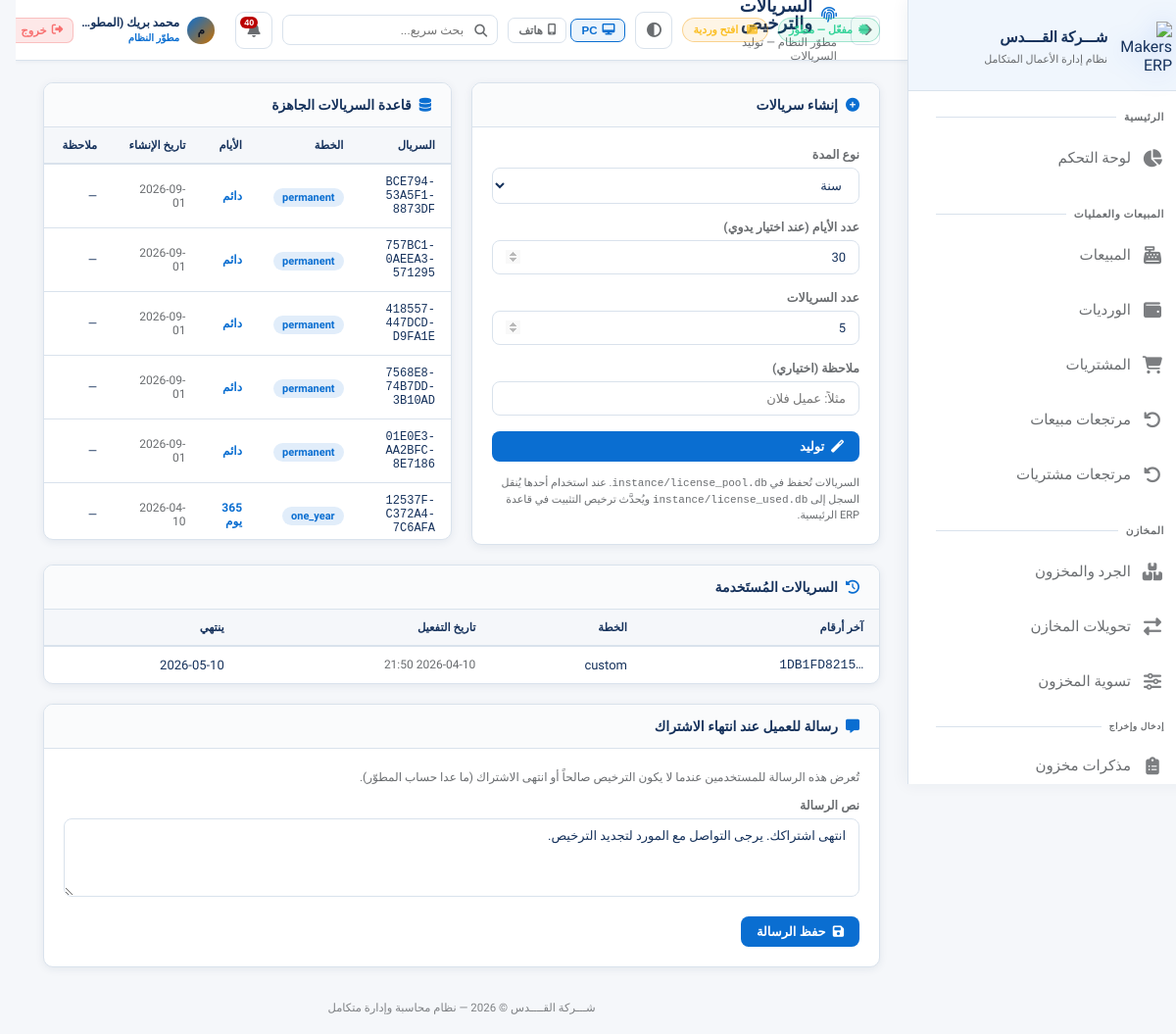
Page /license/admin (signed in) on the earlier database version.
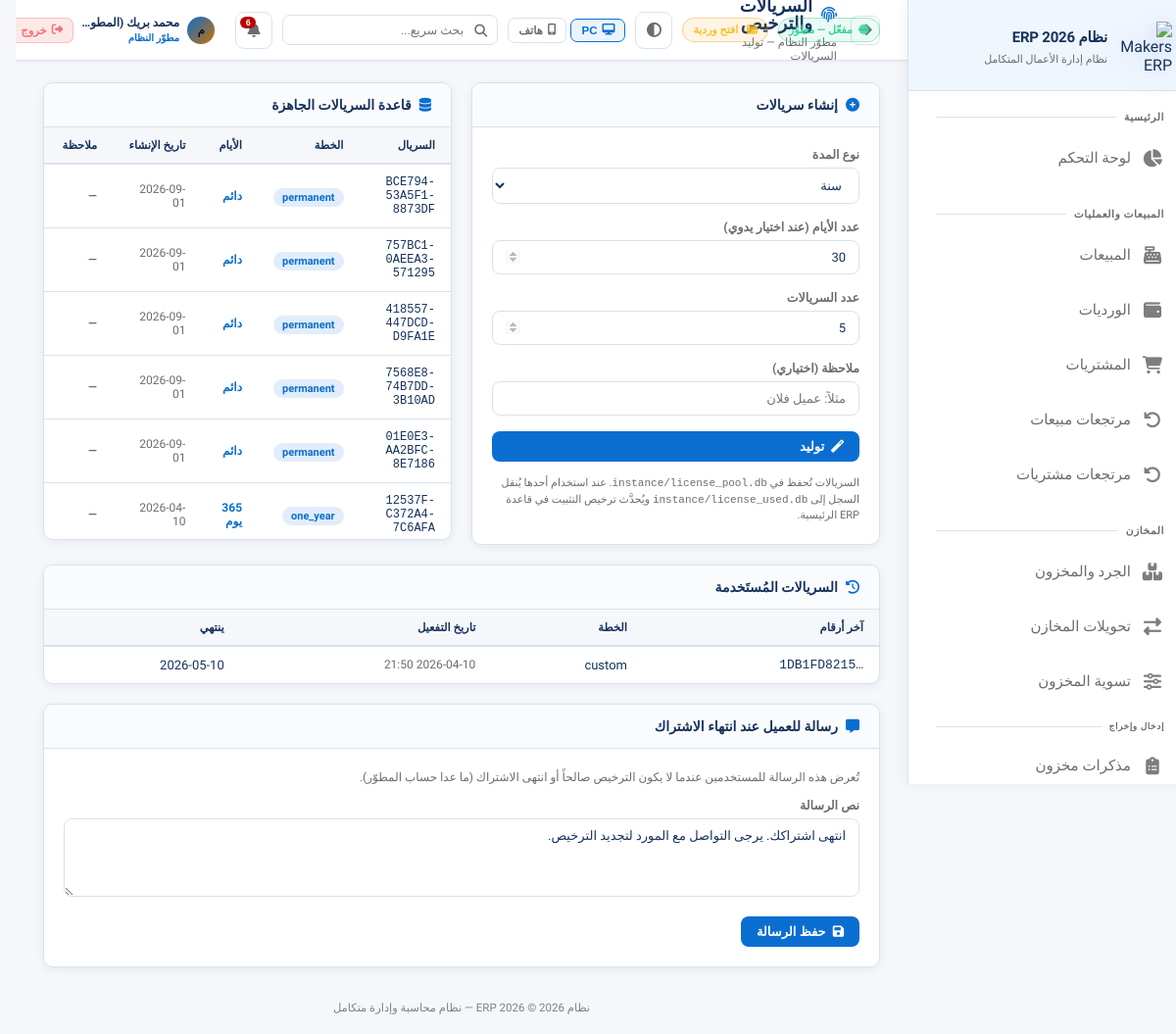
Same page on the later database version.
### app.py (models this page shows)
class AppSetting(db.Model):
    id = db.Column(db.Integer, primary_key=True)
    key = db.Column(db.String(80), unique=True, nullable=False)
    value = db.Column(db.Text)

### app.py (the view)
@app.route('/license/admin')
@login_required
@developer_required
def license_admin():
    pool = LicensePoolSerial.query.order_by(LicensePoolSerial.created_at.desc()).all()
    used = LicenseUsedSerial.query.order_by(LicenseUsedSerial.activated_at.desc()).all()
    return render_template('license_admin.html', pool=pool, used=used)

### app.py (called while the page is built, shortened)
@login_manager.user_loader
def load_user(user_id):
    return User.query.get(int(user_id))

def user_can(user, perm: str) -> bool:
    if not user or not user.is_authenticated:
        return False
    if getattr(user, 'role', None) == 'developer':
        return True

def user_can_approve_transfers(user) -> bool:
    if not user or not user.is_authenticated:
        return False
    if getattr(user, 'role', None) in ('developer', 'admin'):
        return True
    custom = _perm_list_from_user(user)
    if custom is not None:
        return 'transfer_approve' in custom
    return False

def user_can_delete_users_account(user) -> bool:
    if not user or not user.is_authenticated:
        return False
    if getattr(user, 'role', None) == 'developer':
        return True

def permission_keys_for_editor(viewer):
    if not viewer or not getattr(viewer, 'is_authenticated', False):
        return [x for x in PERMISSION_KEYS if x[0] not in DEVELOPER_ONLY_PERMS]
    if getattr(viewer, 'role', None) == 'developer':
        return list(PERMISSION_KEYS)
    return [x for x in PERMISSION_KEYS if x[0] not in DEVELOPER_ONLY_PERMS]

### templates/license_admin.html (shortened to what the changed rows need)
{% extends 'base.html' %}
{% set block_icon = 'fas fa-fingerprint' %}
{% block content %}
<div style="display:grid;grid-template-columns:1fr 1fr;gap:20px;align-items:start;">
    <div class="card">
        <div class="table-container" style="max-height:420px;overflow-y:auto;">
            <table>
                <thead><tr><th>السريال</th><th>الخطة</th><th>الأيام</th><th>تاريخ الإنشاء</th><th>ملاحظة</th></tr></thead>
            </table>
        </div>
    </div>
</div>
<div class="card" style="margin-top:20px;">
    <div class="table-container">
        <table>
            <thead><tr><th>آخر أرقام</th><th>الخطة</th><th>تاريخ التفعيل</th><th>ينتهي</th></tr></thead>
        </table>
    </div>
</div>
<div class="card" style="margin-top:20px;">
</div>
{% endblock %}

### templates/base.html (shortened to what the changed rows need)
<!DOCTYPE html>
<html lang="ar" dir="rtl" data-theme="fiori" data-layout-default="{{ layout_max_width | default('1400px') }}">
<head>
    <link rel="stylesheet" href="https://cdnjs.cloudflare.com/ajax/libs/font-awesome/6.5.0/css/all.min.css">
    <link rel="stylesheet" href="{{ url_for('static', filename='css/style.css') }}">
</head>
<body>
<aside class="sidebar sidebar-enterprise" id="sidebar">
    <div class="sidebar-logo">
        <div class="logo-text">
            <div class="name">{{ app_brand_title | default('النظام المحاسبي الذكي ERP') }}</div>
            <div class="sub">نظام إدارة الأعمال المتكامل</div>
        </div>
    </div>
</aside>
<main class="main-content">
    <div class="topbar">
        <div style="display:flex;align-items:center;gap:14px;">
        </div>
        <div class="topbar-right">
        </div>
    </div>
    <div class="content fade-in">
        {% block content %}{% endblock %}
    </div>
    <div class="app-footer-note">{{ app_brand_title }} © 2026 — نظام محاسبة وإدارة متكامل</div>
</main>
</body>
</html>

Differences in the rows shown:
changed AppSetting: value "شـــركة القــــدس" → "نظام ERP 2026"
